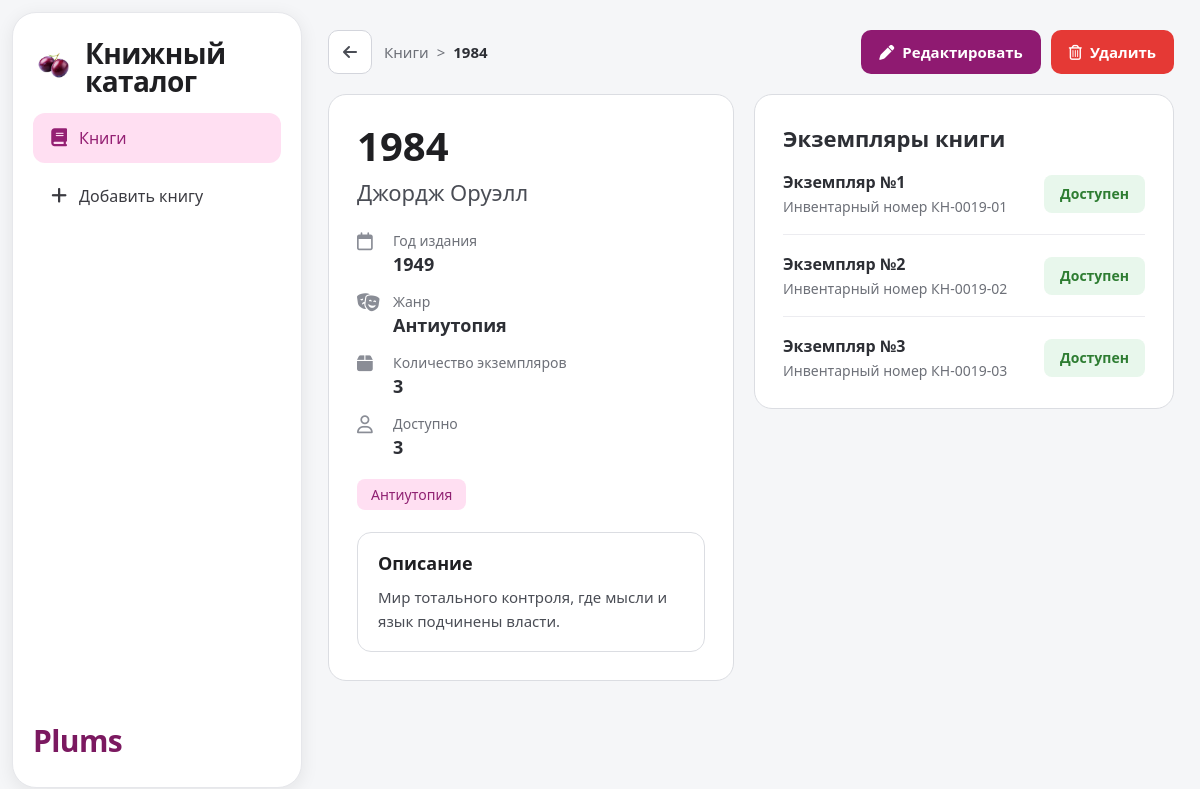
Screenshot of /books/19?sort=title_asc with the database file from the repository.
### tables this page shows
CREATE TABLE books (
                id INTEGER PRIMARY KEY AUTOINCREMENT,
                title TEXT NOT NULL,
                author TEXT NOT NULL,
                year INTEGER NOT NULL,
                genre TEXT NOT NULL,
                copies INTEGER NOT NULL DEFAULT 0
            , description TEXT NOT NULL DEFAULT '');

CREATE TABLE book_copies (
            id INTEGER PRIMARY KEY AUTOINCREMENT,
            book_id INTEGER NOT NULL,
            copy_num INTEGER NOT NULL,
            inventory_no TEXT NOT NULL,
            status TEXT NOT NULL DEFAULT 'available',
            issued_at TEXT,
            UNIQUE(book_id, copy_num)
        );

### app.py (the view)
@app.get("/books/<int:book_id>")
def view_book(book_id: int):
    book = get_book_or_none(book_id)
    if not book:
        return redirect(url_for("index"))
    list_filters = filters_from_args(request.args)
    copies = load_book_copies(book)
    available_count = sum(1 for copy in copies if copy.status == "available")
    return render_template(
        "book.html",
        book=book,
        copies=copies,
        available_count=available_count,
        list_filters=list_filters,
        filter_query=filters_to_query(list_filters),
        genres=GENRES,
        genre_other=GENRE_OTHER,
        today=date.today().strftime("%d.%m.%Y"),
    )

### app.py (called while the page is built)
@app.template_global()
def filter_url(endpoint: str, filter_query: dict | None = None, **kwargs: Any) -> str:
    params: Dict[str, Any] = dict(filter_query or {})
    params.update(kwargs)
    return url_for(endpoint, **params)

def _ensure_data_dir() -> None:
    DB_FILE.parent.mkdir(parents=True, exist_ok=True)

def get_connection() -> sqlite3.Connection:
    _ensure_data_dir()
    conn = sqlite3.connect(DB_FILE)
    conn.row_factory = sqlite3.Row
    return conn

def _ensure_description_column(conn: sqlite3.Connection) -> None:
    columns = {row["name"] for row in conn.execute("PRAGMA table_info(books)")}
    if "description" not in columns:
        conn.execute("ALTER TABLE books ADD COLUMN description TEXT NOT NULL DEFAULT ''")

def _ensure_copies_table(conn: sqlite3.Connection) -> None:
    conn.execute(
        """
        CREATE TABLE IF NOT EXISTS book_copies (
            id INTEGER PRIMARY KEY AUTOINCREMENT,
            book_id INTEGER NOT NULL,
            copy_num INTEGER NOT NULL,
            inventory_no TEXT NOT NULL,
            status TEXT NOT NULL DEFAULT 'available',
            issued_at TEXT,
            UNIQUE(book_id, copy_num)
        )
        """
    )

def init_db() -> None:
    with get_connection() as conn:
        conn.execute(
            """
            CREATE TABLE IF NOT EXISTS books (
                id INTEGER PRIMARY KEY AUTOINCREMENT,
                title TEXT NOT NULL,
                author TEXT NOT NULL,
                year INTEGER NOT NULL,
                genre TEXT NOT NULL,
                copies INTEGER NOT NULL CHECK (copies >= 0),
                description TEXT NOT NULL DEFAULT ''
            )
            """
        )
        _ensure_description_column(conn)
        _ensure_copies_table(conn)

def load_books() -> List[Book]:
    init_db()
    with get_connection() as conn:
        rows = conn.execute(
            "SELECT id, title, author, year, genre, copies, description FROM books"
        ).fetchall()
    return [
        Book(
            id=row["id"],
            title=row["title"],
            author=row["author"],
            year=row["year"],
            genre=row["genre"],
            copies=row["copies"],
            description=row["description"] or "",
        )
        for row in rows
    ]

def parse_int(value: str, default: int = 0) -> int:
    try:
        return int(value)
    except (TypeError, ValueError):
        return default

### templates/book.html (shortened to what this page needs)
{% extends "base.html" %}
{% block content %}
<div class="book-page-header">
  <div class="book-breadcrumb">
    <a class="back-btn" href="{{ filter_url('index', filter_query) }}" aria-label="Назад к списку">
      <i class="fa-solid fa-arrow-left"></i>
    </a>
    <nav class="breadcrumb-text">
      <a href="{{ filter_url('index', filter_query) }}">Книги</a>
      <span>&gt;</span>
      <span class="current">{{ book.title }}</span>
    </nav>
  </div>
  <div class="book-header-actions">
    <a class="book-edit-btn" href="{{ filter_url('edit_book', filter_query, book_id=book.id, from='view') }}">
      <i class="fa-solid fa-pen"></i>
      Редактировать
    </a>
    <a class="book-delete-btn" href="{{ filter_url('confirm_delete_book', filter_query, book_id=book.id, from='view') }}">
      <i class="fa-regular fa-trash-can"></i>
      Удалить
    </a>
  </div>
</div>
<div class="book-detail-layout">
  <article class="book-detail-card">
    <header class="book-detail-head">
      <h1>{{ book.title }}</h1>
      <p class="book-author">{{ book.author }}</p>
    </header>
    <ul class="book-meta-list">
      <li>
        <i class="fa-regular fa-calendar"></i>
        <div>
          <span class="meta-label">Год издания</span>
          <span class="meta-value">{{ book.year }}</span>
        </div>
      </li>
      <li>
        <i class="fa-solid fa-masks-theater"></i>
        <div>
          <span class="meta-label">Жанр</span>
          <span class="meta-value">{{ book.genre }}</span>
        </div>
      </li>
      <li>
        <i class="fa-solid fa-box"></i>
        <div>
          <span class="meta-label">Количество экземпляров</span>
          <span class="meta-value">{{ book.copies }}</span>
        </div>
      </li>
      <li>
        <i class="fa-regular fa-user"></i>
        <div>
          <span class="meta-label">Доступно</span>
          <span class="meta-value" id="available-count">{{ available_count }}</span>
        </div>
      </li>
    </ul>
    <span class="genre-pill">{{ book.genre }}</span>
    <section class="book-description-box">
      <h2>Описание</h2>
      {% if book.description %}
      <p>{{ book.description }}</p>
      {% else %}
      <p class="description-empty">Описание пока не добавлено.</p>
      {% endif %}
    </section>
  </article>
  <aside class="book-copies-card">
    <h2 class="book-copies-title">Экземпляры книги</h2>
    {% if copies %}
    <ul class="book-copies-list">
      {% for copy in copies %}
      <li class="book-copy-row" data-copy-num="{{ copy.copy_num }}">
        <div class="book-copy-info">
          <span class="book-copy-name">Экземпляр №{{ copy.copy_num }}</span>
          <span class="book-copy-inventory">Инвентарный номер {{ copy.inventory_no }}</span>
        </div>
        <button
          type="button"
          class="copy-status-btn {% if copy.status == 'issued' %}is-issued{% else %}is-available{% endif %}"
          data-book-id="{{ book.id }}"
          data-copy-num="{{ copy.copy_num }}"
        >
          {% if copy.status == 'issued' %}Выдан{% else %}Доступен{% endif %}
        </button>
      </li>
      {% endfor %}
    </ul>
    {% else %}
    <p class="book-copies-empty">Экземпляры не добавлены.</p>
    {% endif %}
  </aside>
</div>
{% endblock %}

### static/styles.css (style rules this page uses)
* { margin: 0; padding: 0; box-sizing: border-box; }
body { font-family: "Segoe UI", Arial, sans-serif; background: #f5f6f8; color: #1f1f22; font-size: 16px; }
.back-btn { width: 44px; height: 44px; border: 1px solid #d3d5dc; border-radius: 10px; background: #fff; color: #4a4d55; display: inline-flex; align-items: center; justify-content: center; text-decoration: none; }
.book-page-header { display: flex; justify-content: space-between; align-items: center; gap: 16px; margin-bottom: 20px; flex-wrap: wrap; }
.book-breadcrumb { display: flex; align-items: center; gap: 12px; }
.breadcrumb-text { display: flex; align-items: center; gap: 8px; font-size: 15px; color: #6d7078; }
.breadcrumb-text a { color: #6d7078; text-decoration: none; }
.breadcrumb-text .current { color: #2d2f35; font-weight: 600; }
.book-header-actions { display: flex; gap: 10px; flex-wrap: wrap; }
.book-edit-btn, .book-delete-btn { min-height: 44px; padding: 0 18px; border-radius: 10px; font-size: 15px; font-weight: 700; text-decoration: none; display: inline-flex; align-items: center; gap: 8px; }
.book-edit-btn { background: #8f1a71; color: #fff; }
.book-delete-btn { background: #e53935; color: #fff; }
.book-detail-layout { display: grid; grid-template-columns: minmax(0, 1fr) minmax(320px, 420px); gap: 20px; align-items: start; }
.book-detail-card, .book-copies-card { background: #fff; border: 1px solid #dbdde2; border-radius: 18px; padding: 28px; }
.book-detail-head h1 { font-size: 40px; line-height: 1.15; margin-bottom: 8px; font-weight: 600; }
.book-author { font-size: 22px; color: #4a4d55; margin-bottom: 24px; font-weight: 500; }
.book-meta-list { list-style: none; display: flex; flex-direction: column; gap: 16px; margin-bottom: 20px; }
.book-meta-list li { display: flex; align-items: flex-start; gap: 14px; }
.book-meta-list i { width: 22px; color: #8a8d96; font-size: 18px; margin-top: 2px; }
.meta-label { display: block; font-size: 14px; color: #6d7078; margin-bottom: 2px; }
.meta-value { font-size: 18px; font-weight: 600; color: #2d2f35; }
.genre-pill { display: inline-block; background: #ffdff2; color: #902172; border-radius: 8px; padding: 6px 14px; font-size: 14px; font-weight: 500; margin-bottom: 22px; }
.book-copies-title { font-size: 22px; font-weight: 600; margin-bottom: 18px; color: #2d2f35; }
.book-copies-list { list-style: none; }
.book-copy-row { display: flex; align-items: center; justify-content: space-between; gap: 16px; padding: 18px 0; border-bottom: 1px solid #ececf0; }
.book-copy-row:first-child { padding-top: 0; }
.book-copy-row:last-child { border-bottom: none; padding-bottom: 0; }
.book-copy-info { display: flex; flex-direction: column; gap: 4px; min-width: 0; }
.book-copy-name { font-size: 16px; font-weight: 600; color: #2d2f35; }
.book-copy-inventory { font-size: 14px; color: #6d7078; }
.copy-status-btn { flex-shrink: 0; min-height: 38px; padding: 0 16px; border: none; border-radius: 8px; font-size: 14px; font-weight: 600; cursor: pointer; font-family: inherit; transition: 0.15s; }
.copy-status-btn.is-available { background: #e8f7ec; color: #2e7d32; }
.book-description-box { border: 1px solid #dbdde2; border-radius: 14px; padding: 18px 20px; }
.book-description-box h2 { font-size: 18px; margin-bottom: 10px; font-weight: 600; }
.book-description-box p { color: #4a4d55; line-height: 1.6; font-size: 15px; }

### rows the page displays
books: title "1984", author "Джордж Оруэлл", year "1949", genre "Антиутопия", copies "3", description "Мир тотального контроля, где мысли и язык подчинены власти."
book_copies: copy_num "1", inventory_no "КН-0019-01", status "Доступен"
book_copies: copy_num "2", inventory_no "КН-0019-02", status "Доступен"
book_copies: copy_num "3", inventory_no "КН-0019-03", status "Доступен"

### other values shown
{{ available_count }} "3"
